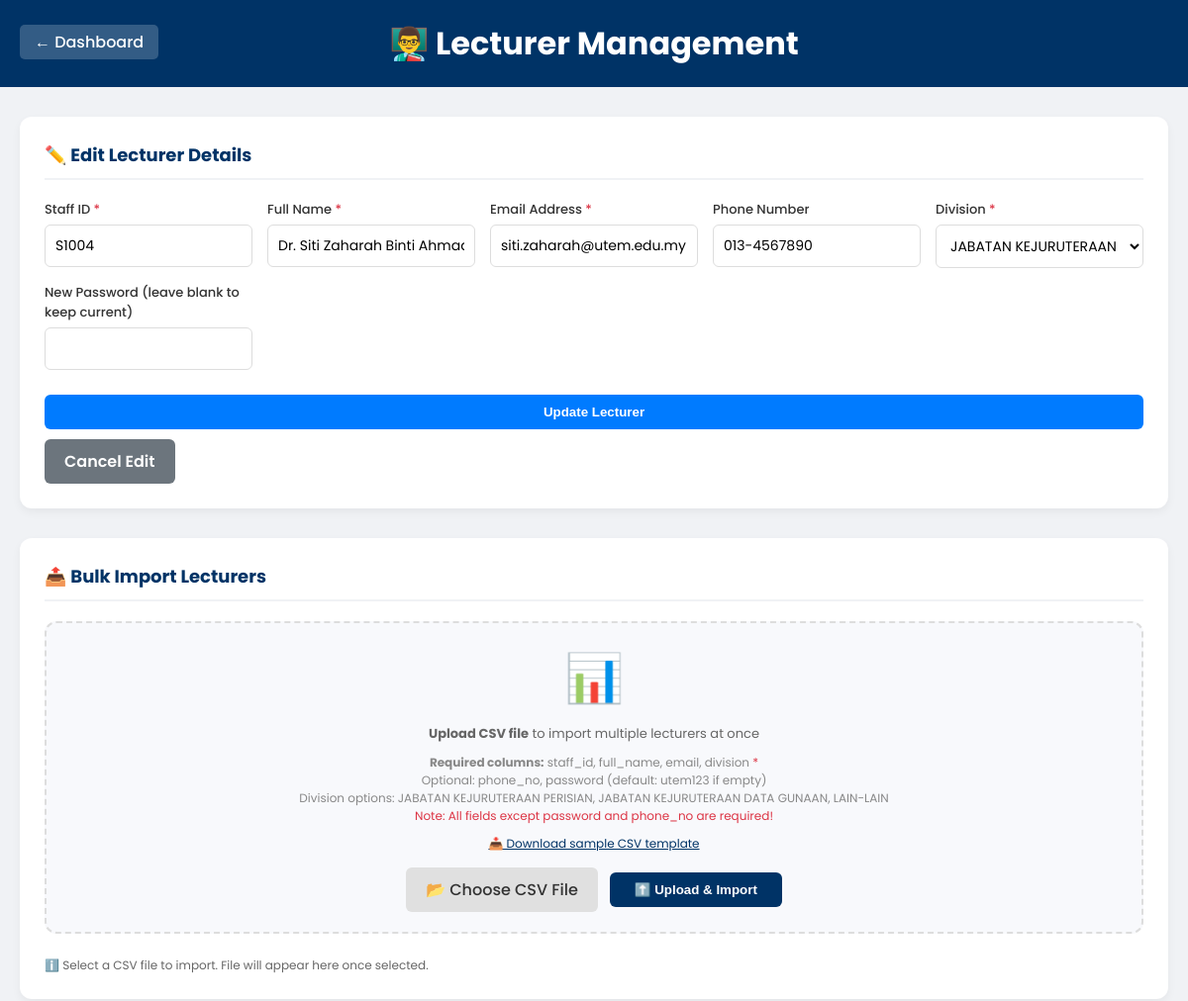
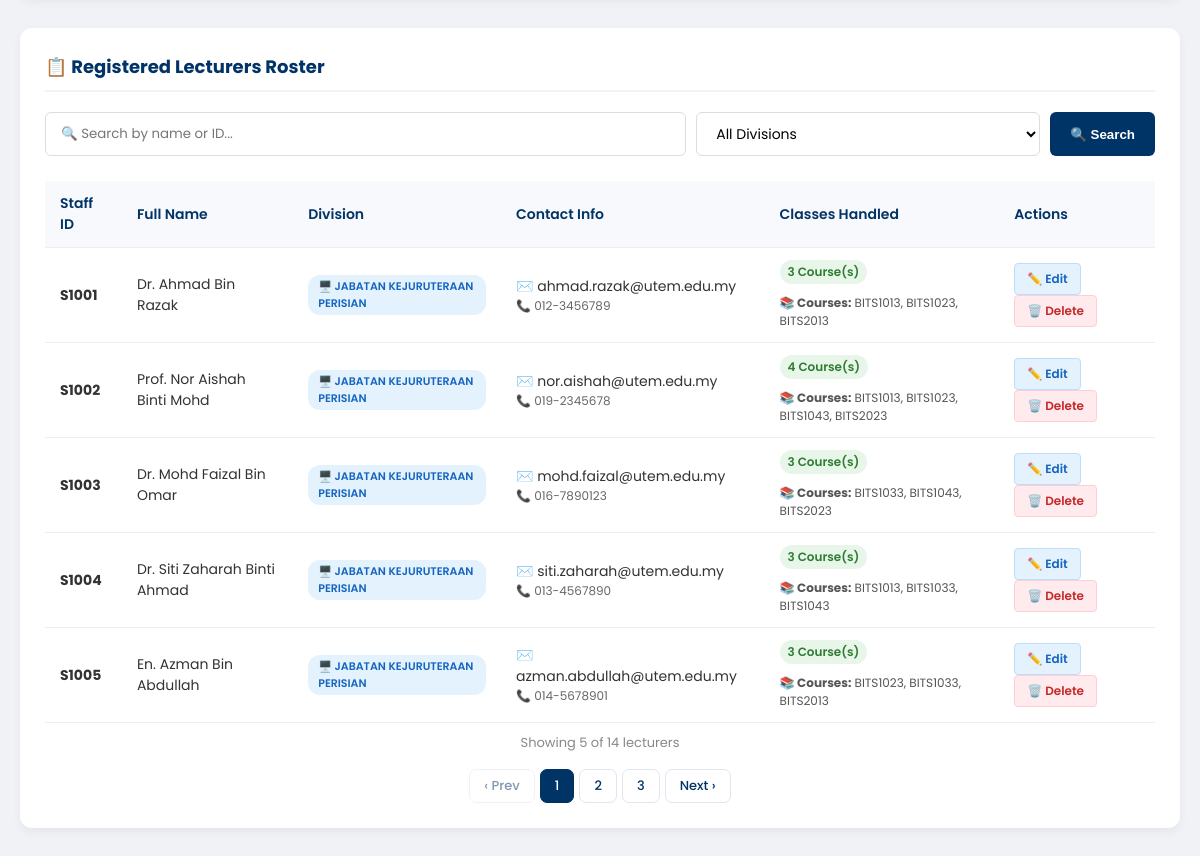
The page /lecturer_management.php?edit_id=4 (signed in) on the database its author committed (2 pictures, top to bottom).
### tables this page shows
CREATE TABLE `lecturer` (
  `lecturer_id` int(11) NOT NULL,
  `staff_id` varchar(20) NOT NULL,
  `password` varchar(255) NOT NULL,
  `full_name` varchar(100) NOT NULL,
  `email` varchar(100) NOT NULL,
  `phone_no` varchar(15) DEFAULT NULL,
  `lecturer_type` enum('penyelaras','pensyarah','both') DEFAULT 'pensyarah',
  `division` enum('JABATAN KEJURUTERAAN PERISIAN','JABATAN KEJURUTERAAN DATA GUNAAN','LAIN-LAIN') NOT NULL DEFAULT 'LAIN-LAIN',
  `created_at` timestamp NOT NULL DEFAULT current_timestamp()
);

### lecturer_management.php (the view, shortened to what this page needs)
<?php
include 'includes/config.php';
$edit_mode = false;
$edit_data = ['lecturer_id'=>'', 'staff_id'=>'', 'full_name'=>'', 'email'=>'', 'phone_no'=>'', 'division'=>'', 'password'=>''];
if (isset($_GET['edit_id'])) {
    $edit_mode = true;
    $edit_stmt = $conn->prepare("SELECT * FROM lecturer WHERE lecturer_id = ?");
    $edit_stmt->bind_param("i", $_GET['edit_id']);
    $edit_stmt->execute();
    $result = $edit_stmt->get_result();
    if ($row = $result->fetch_assoc()) {
        $edit_data = $row;
    }
}
$search_term = "";
$division_filter = "";
$page = isset($_GET['page']) ? max(1, (int)$_GET['page']) : 1;
$limit = 5;
$offset = ($page - 1) * $limit;
$search_query = "";
$count_query = "SELECT COUNT(DISTINCT l.lecturer_id) as total FROM lecturer l $search_query";
$count_result = mysqli_query($conn, $count_query);
$total_lecturers = $count_result->fetch_assoc()['total'];
$total_pages = ceil($total_lecturers / $limit);
$query = "
    SELECT l.lecturer_id, l.staff_id, l.full_name, l.email, l.phone_no, l.division,
           COUNT(DISTINCT cl.class_id) as class_count,
           GROUP_CONCAT(DISTINCT c.class_code ORDER BY c.class_code SEPARATOR ', ') as class_list,
           GROUP_CONCAT(DISTINCT cl.role SEPARATOR ', ') as role_list
    FROM lecturer l
    LEFT JOIN course_lecturer cl ON l.lecturer_id = cl.lecturer_id
    LEFT JOIN class c ON cl.class_id = c.class_id
    $search_query
    GROUP BY l.lecturer_id
    ORDER BY l.staff_id ASC
    LIMIT $limit OFFSET $offset
";
$result = mysqli_query($conn, $query);
?>
<!DOCTYPE html>
<html lang="en">
<head>
</head>
<body>
    <div class="header">
        <a href="admin_dashboard.php" class="back-btn">← Dashboard</a>
        <h1>👨‍🏫 Lecturer Management</h1>
    </div>
    <div class="container">
        <div class="card">
            <h2>
                <?php echo $edit_mode ? '✏️ Edit Lecturer Details' : '➕ Register New Lecturer'; ?>
            </h2>
            <form action="lecturer_management.php" method="POST">
                <div class="form-grid">
                    <div class="input-group">
                        <label>Staff ID <span class="required">*</span></label>
                        <input type="text" name="staff_id" value="<?php echo htmlspecialchars($edit_data['staff_id']); ?>" required>
                    </div>
                    <div class="input-group">
                        <label>Full Name <span class="required">*</span></label>
                        <input type="text" name="full_name" value="<?php echo htmlspecialchars($edit_data['full_name']); ?>" required>
                    </div>
                    <div class="input-group">
                        <label>Email Address <span class="required">*</span></label>
                        <input type="email" name="email" value="<?php echo htmlspecialchars($edit_data['email']); ?>" required>
                    </div>
                    <div class="input-group">
                        <label>Phone Number</label>
                        <input type="text" name="phone_no" value="<?php echo htmlspecialchars($edit_data['phone_no']); ?>" placeholder="Optional">
                    </div>
                    <div class="input-group">
                        <label>Division <span class="required">*</span></label>
                        <select name="division" required>
                            <option value="JABATAN KEJURUTERAAN PERISIAN" <?php echo ($edit_data['division'] == 'JABATAN KEJURUTERAAN PERISIAN') ? 'selected' : ''; ?>>
                                JABATAN KEJURUTERAAN PERISIAN
                            </option>
                        </select>
                    </div>
                    <div class="input-group">
                        <label><?php echo $edit_mode ? 'New Password (leave blank to keep current)' : 'Temporary Password (optional)'; ?></label>
                        <input type="text" name="password" <?php echo $edit_mode ? '' : 'placeholder="Default: utem123"'; ?>>
                    </div>
                </div>
                <?php if($edit_mode): ?>
                    <button type="submit" name="update_lecturer" class="submit-btn update-btn">Update Lecturer</button>
                    <a href="lecturer_management.php" class="cancel-btn">Cancel Edit</a>
                <?php else: ?>
                    <button type="submit" name="add_lecturer" class="submit-btn">Register Lecturer</button>
                <?php endif; ?>
            </form>
        </div>
        <div class="card">
            <h2>📤 Bulk Import Lecturers</h2>
            <div class="import-section">
                <div class="icon">📊</div>
                <p><strong>Upload CSV file</strong> to import multiple lecturers at once</p>
                <p style="font-size: 12px; color: #888;">
                    <strong>Required columns:</strong> staff_id, full_name, email, division <span style="color: #dc3545;">*</span><br>
                    Optional: phone_no, password (default: utem123 if empty)<br>
                    Division options: JABATAN KEJURUTERAAN PERISIAN, JABATAN KEJURUTERAAN DATA GUNAAN, LAIN-LAIN<br>
                    <span style="color: #dc3545;">Note: All fields except password and phone_no are required!</span>
                </p>
                <p style="font-size: 12px; color: #888;">
                    <a href="#" onclick="downloadSampleCSV()" class="sample-link">📥 Download sample CSV template</a>
                </p>
                <form method="POST" enctype="multipart/form-data" style="margin-top: 15px;">
                    <div class="import-actions">
                        <div class="file-input-wrapper">
                            <span class="file-input-label" id="fileLabel">📂 Choose CSV File</span>
                        </div>
                        <button type="submit" name="import_lecturers" class="import-btn">
                            ⬆️ Upload & Import
                        </button>
                    </div>
                </form>
            </div>
            <div id="fileListContainer" style="margin-top: 15px;">
                <div class="file-info-text" id="fileInfoText">
                    ℹ️ Select a CSV file to import. File will appear here once selected.
                </div>
            </div>
        </div>
        <div class="card">
            <h2>📋 Registered Lecturers Roster</h2>
            <form action="lecturer_management.php" method="GET" class="search-filter-container">
                <input type="text" name="search" placeholder="🔍 Search by name or ID..." value="<?php echo htmlspecialchars($search_term); ?>">
                <select name="division">
                    <option value="">All Divisions</option>
                </select>
                <button type="submit" class="search-btn">🔍 Search</button>
            </form>
            <div style="overflow-x: auto;">
                <?php if($result && mysqli_num_rows($result) > 0): ?>
                    <table>
                        <thead>
                            <tr>
                                <th>Staff ID</th>
                                <th>Full Name</th>
                                <th>Division</th>
                                <th>Contact Info</th>
                                <th>Classes Handled</th>
                                <th>Actions</th>
                            </tr>
                        </thead>
                        <tbody>
                            <?php while($row = mysqli_fetch_assoc($result)): ?>
                                <tr>
                                    <td><strong><?php echo htmlspecialchars($row['staff_id']); ?></strong></td>
                                    <td><?php echo htmlspecialchars($row['full_name']); ?></td>
                                    <td>
                                        <?php
                                        $division_class = '';
                                        $division_label = '';
                                        if ($row['division'] == 'JABATAN KEJURUTERAAN PERISIAN') {
                                            $division_class = 'badge-software';
                                            $division_label = '🖥️ ' . $row['division'];
                                        } elseif ($row['division'] == 'JABATAN KEJURUTERAAN DATA GUNAAN') {
                                            $division_class = 'badge-data';
                                            $division_label = '📊 ' . $row['division'];
                                        } else {
                                            $division_class = 'badge-other';
                                            $division_label = '📌 ' . $row['division'];
                                        }
                                        ?>
                                        <span class="badge-division <?php echo $division_class; ?>">
                                            <?php echo $division_label; ?>
                                        </span>
                                    </td>
                                    <td>
                                        <div>✉️ <?php echo htmlspecialchars($row['email']); ?></div>
                                        <?php if($row['phone_no']): ?>
                                            <div style="font-size:12px; color:#666;">📞 <?php echo htmlspecialchars($row['phone_no']); ?></div>
                                        <?php endif; ?>
                                    </td>
                                    <td>
                                        <span class="badge"><?php echo $row['class_count']; ?> Course(s)</span>
                                        <?php if($row['class_list']): ?>
                                            <div class="class-list">
                                                <strong>📚 Courses:</strong> <?php echo htmlspecialchars($row['class_list']); ?>
                                            </div>
                                        <?php else: ?>
                                            <div class="class-list" style="color: #999;">No courses assigned yet</div>
                                        <?php endif; ?>
                                    </td>
                                    <td>
                                        <a href="lecturer_management.php?edit_id=<?php echo $row['lecturer_id']; ?>&search=<?php echo urlencode($search_term); ?>&division=<?php echo urlencode($division_filter); ?>&page=<?php echo $page; ?>" class="action-btn btn-edit">✏️ Edit</a>
                                        <a href="lecturer_management.php?delete_id=<?php echo $row['lecturer_id']; ?>&search=<?php echo urlencode($search_term); ?>&division=<?php echo urlencode($division_filter); ?>&page=<?php echo $page; ?>"
                                           class="action-btn btn-delete"
                                           onclick="return confirm('Are you sure you want to remove this lecturer? This will also remove their course assignments.');">
                                           🗑️ Delete
                                        </a>
                                    </td>
                                </tr>
                            <?php endwhile; ?>
                        </tbody>
                    </table>
                <?php endif; ?>
            </div>
            <div class="result-count">
                Showing <?php echo mysqli_num_rows($result); ?> of <?php echo $total_lecturers; ?> lecturers
            </div>
            <?php if ($total_pages > 1): ?>
            <div class="pagination">
                <?php if ($page > 1): ?>
                    <a href="?page=<?php echo $page-1; ?>&search=<?php echo urlencode($search_term); ?>&division=<?php echo urlencode($division_filter); ?>">‹ Prev</a>
                <?php else: ?>
                    <span class="disabled">‹ Prev</span>
                <?php endif; ?>
                <?php for ($i = 1; $i <= $total_pages; $i++): ?>
                    <?php if ($i == $page): ?>
                        <span class="active"><?php echo $i; ?></span>
                    <?php else: ?>
                        <a href="?page=<?php echo $i; ?>&search=<?php echo urlencode($search_term); ?>&division=<?php echo urlencode($division_filter); ?>"><?php echo $i; ?></a>
                    <?php endif; ?>
                <?php endfor; ?>
                <?php if ($page < $total_pages): ?>
                    <a href="?page=<?php echo $page+1; ?>&search=<?php echo urlencode($search_term); ?>&division=<?php echo urlencode($division_filter); ?>">Next ›</a>
                <?php else: ?>
                    <span class="disabled">Next ›</span>
                <?php endif; ?>
            </div>
            <?php endif; ?>
        </div>
    </div>
</body>
</html>

### rows shown on the page
lecturer: staff_id "S1004", full_name "Dr. Siti Zaharah Binti Ahmad", email "siti.zaharah@utem.edu.my", phone_no "013-4567890", division "JABATAN KEJURUTERAAN PERISIAN", staff "S1004", division "🖥️ JABATAN KEJURUTERAAN PERISIAN", class_count "3", class_list "BITS1013, BITS1033, BITS1043"
lecturer: staff "S1001", full_name "Dr. Ahmad Bin Razak", division "🖥️ JABATAN KEJURUTERAAN PERISIAN", email "ahmad.razak@utem.edu.my", phone_no "012-3456789", class_count "3", class_list "BITS1013, BITS1023, BITS2013"
lecturer: staff "S1002", full_name "Prof. Nor Aishah Binti Mohd", division "🖥️ JABATAN KEJURUTERAAN PERISIAN", email "nor.aishah@utem.edu.my", phone_no "019-2345678", class_count "4", class_list "BITS1013, BITS1023, BITS1043, BITS2023"
lecturer: staff "S1003", full_name "Dr. Mohd Faizal Bin Omar", division "🖥️ JABATAN KEJURUTERAAN PERISIAN", email "mohd.faizal@utem.edu.my", phone_no "016-7890123", class_count "3", class_list "BITS1033, BITS1043, BITS2023"
lecturer: staff "S1005", full_name "En. Azman Bin Abdullah", division "🖥️ JABATAN KEJURUTERAAN PERISIAN", email "azman.abdullah@utem.edu.my", phone_no "014-5678901", class_count "3", class_list "BITS1023, BITS1033, BITS2013"

### other values the page prints
mysqli_num_rows($result) "5"
$total_lecturers "14"
